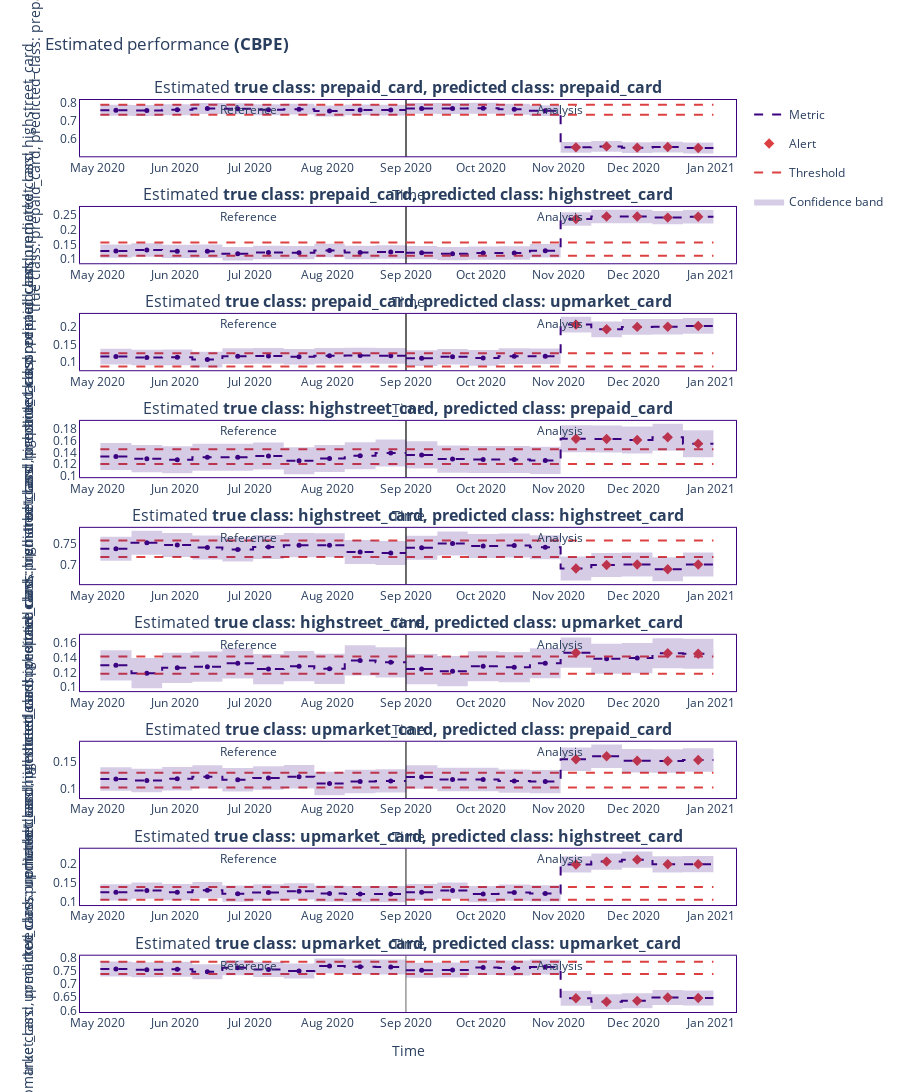

Here is the notebook cell this chart was saved with:
### Code cell
metric_fig = results.plot()
metric_fig.show()
